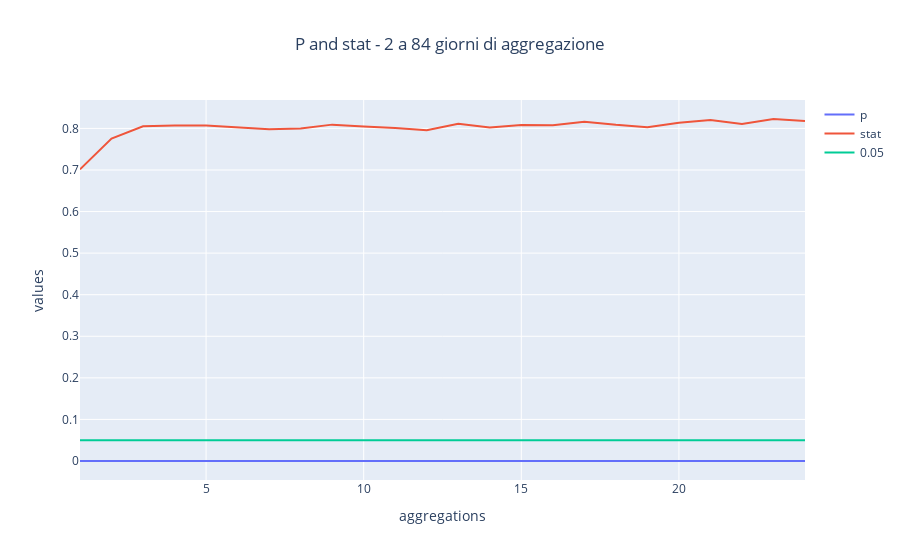

This figure's notebook cell:
### Code cell
val = [ 0.05 for el in windows]

fig1 = go.Figure()
fig1.add_trace(go.Scatter(x = windows, y = statistics.p, name = 'p'))
fig1.add_trace(go.Scatter(x = windows, y = statistics.stat, name = 'stat'))
fig1.add_trace(go.Scatter(x = windows, y = val, name = '0.05'))
fig1.update_layout(title = 'P and stat - 2 a 84 giorni di aggregazione', title_x = 0.5, xaxis_title = 'aggregations', yaxis_title = 'values')
fig1.show()

### Figure 1 — Plotly figure (JSON) as saved in the notebook; plotly's stock layout.template omitted (floating-point values rounded to 4 significant figures)
{"data": [{"name": "p", "type": "scatter", "x": [1, 2, 3, 4, 5, 6, 7, 8, 9, 10, 11, 12, 13, 14, 15, 16, 17, 18, 19, 20, 21, 22, 23, 24], "y": [0, 0, 0, 5.045e-44, 1.995e-40, 5.598e-38, 4.964e-36, 5.06e-34, 8.581e-32, 7.601e-31, 7.856e-30, 3.718e-29, 2.7e-27, 5.614e-27, 8.246e-26, 3.624e-25, 4.937e-24, 7.971e-24, 1.274e-23, 1.424e-22, 1.24e-21, 1.071e-21, 1.034e-20, 1.998e-20]}, {"name": "stat", "type": "scatter", "x": [1, 2, 3, 4, 5, 6, 7, 8, 9, 10, 11, 12, 13, 14, 15, 16, 17, 18, 19, 20, 21, 22, 23, 24], "y": [0.7014, 0.7754, 0.8052, 0.8072, 0.8072, 0.8024, 0.7981, 0.8, 0.8091, 0.8046, 0.8009, 0.7953, 0.8114, 0.802, 0.8082, 0.8073, 0.8161, 0.8086, 0.8028, 0.8138, 0.8202, 0.8105, 0.8226, 0.8181]}, {"name": "0.05", "type": "scatter", "x": [1, 2, 3, 4, 5, 6, 7, 8, 9, 10, 11, 12, 13, 14, 15, 16, 17, 18, 19, 20, 21, 22, 23, 24], "y": [0.05, 0.05, 0.05, 0.05, 0.05, 0.05, 0.05, 0.05, 0.05, 0.05, 0.05, 0.05, 0.05, 0.05, 0.05, 0.05, 0.05, 0.05, 0.05, 0.05, 0.05, 0.05, 0.05, 0.05]}], "layout": {"title": {"text": "P and stat - 2 a 84 giorni di aggregazione", "x": 0.5}, "xaxis": {"title": {"text": "aggregations"}}, "yaxis": {"title": {"text": "values"}}}}
